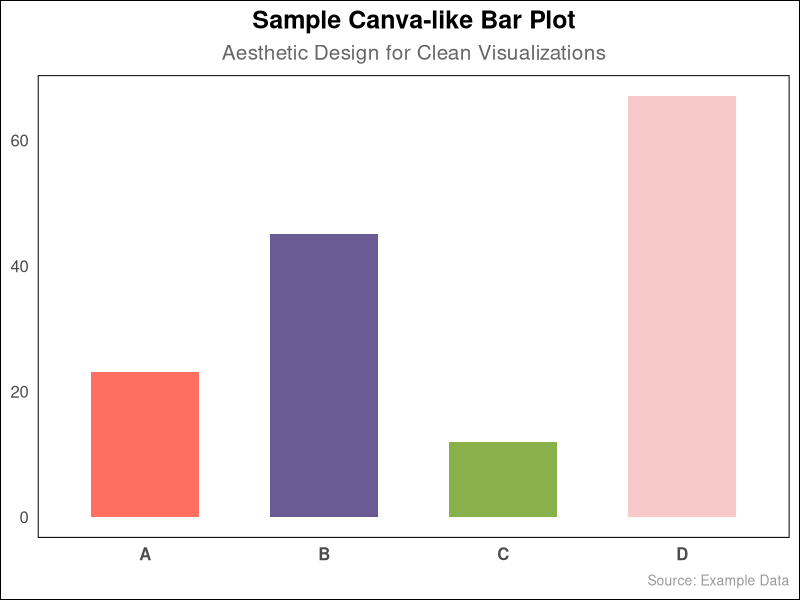
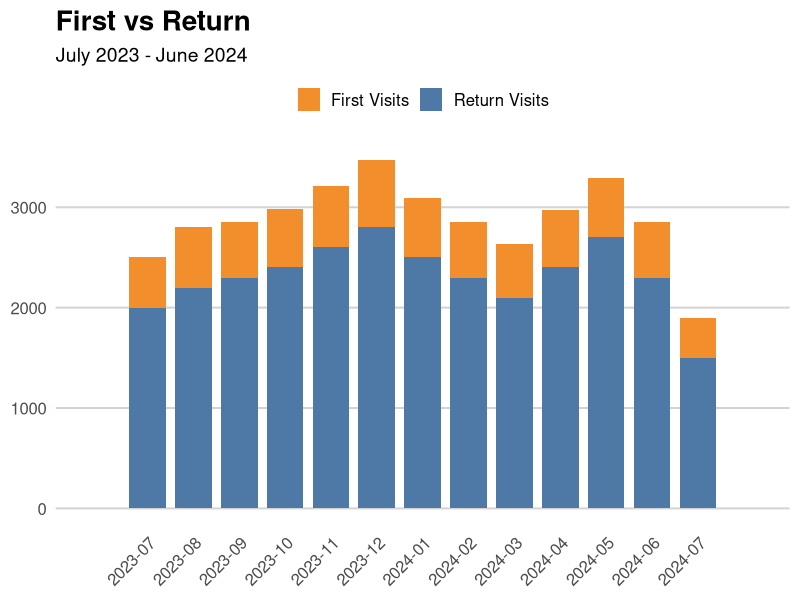

Recreate these plots in R, in order.
# Load necessary libraries
library(ggplot2)
library(tidyverse)

# Example dataset
data <- data.frame(
  Category = c('A', 'B', 'C', 'D'),
  Values = c(23, 45, 12, 67)
)

# Create a plot
ggplot(data, aes(x = Category, y = Values, fill = Category)) +
  geom_bar(stat = "identity", width = 0.6, show.legend = FALSE) +
  labs(
    title = "Sample Canva-like Bar Plot",
    subtitle = "Aesthetic Design for Clean Visualizations",
    caption = "Source: Example Data"
  ) +
  theme_minimal(base_size = 15) +  # Use a minimal theme for the clean look
  theme(
    plot.title = element_text(face = "bold", size = 18, hjust = 0.5), # Centered title
    plot.subtitle = element_text(hjust = 0.5, color = "gray40"),       # Centered subtitle
    plot.caption = element_text(color = "gray60", size = 10),
    axis.title = element_blank(),     # Remove axis titles for simplicity
    axis.text = element_text(size = 12),
    axis.text.x = element_text(face = "bold"),
    panel.grid.major = element_blank(),   # Remove major gridlines
    panel.grid.minor = element_blank(),   # Remove minor gridlines
    panel.background = element_rect(fill = "white"),
    plot.background = element_rect(fill = "white"),
    legend.position = "none"             # No legend for simplicity
  ) +
  scale_fill_manual(values = c("#FF6F61", "#6B5B95", "#88B04B", "#F7CAC9"))  # Muted Canva-like color palette


# Example dataset (replace with your actual data)
data <- data.frame(
  Month = c("2023-07", "2023-08", "2023-09", "2023-10", "2023-11", "2023-12",
            "2024-01", "2024-02", "2024-03", "2024-04", "2024-05", "2024-06", "2024-07"),
  First_Visits = c(500, 600, 550, 580, 610, 670, 590, 550, 530, 570, 590, 550, 400),
  Return_Visits = c(2000, 2200, 2300, 2400, 2600, 2800, 2500, 2300, 2100, 2400, 2700, 2300, 1500)
)

# Reshape data for stacked bar plot
data_long <- data %>%
  pivot_longer(cols = c(First_Visits, Return_Visits),
               names_to = "Visit_Type", values_to = "Count")

# Create the plot
ggplot(data_long, aes(x = Month, y = Count, fill = Visit_Type)) +
  # Reduce the gap between bars and increase bar width
  geom_bar(stat = "identity", position = "stack", width = 0.8) +  # Adjusted width

  # Adding a rounded top effect using geom_bar and geom_rect
  geom_rect(aes(xmin = as.numeric(as.factor(Month)) - 2,
                xmax = as.numeric(as.factor(Month)) + 2,
                ymin = ifelse(Visit_Type == "First_Visits", 0, Count),
                ymax = Count),
            fill = NA, color = NA) +

  labs(
    title = "First vs Return",
    subtitle = "July 2023 - June 2024",
    x = NULL,  # Remove x-axis label for cleanliness
    y = NULL   # Remove y-axis label for cleanliness
  ) +

  # Scale for custom colors
  scale_fill_manual(
    values = c("First_Visits" = "#F28E2B", "Return_Visits" = "#4E79A7"),
    name = NULL,  # Remove legend title
    labels = c("First Visits", "Return Visits")
  ) +

  # Custom theme and style for the plot
  theme_minimal(base_size = 15) +  # Minimalist theme
  theme(
    plot.title = element_text(face = "bold", size = 20, hjust = 0),  # Title styling
    plot.subtitle = element_text(size = 14, hjust = 0),              # Subtitle styling
    axis.text.x = element_text(angle = 45, hjust = 1, vjust = 1),    # Rotate x-axis labels
    axis.text.y = element_text(size = 12),                           # Customize y-axis labels
    panel.grid.major.x = element_blank(),  # Remove vertical gridlines
    panel.grid.minor = element_blank(),    # Remove minor gridlines
    panel.grid.major.y = element_line(color = "lightgrey"),  # Keep horizontal grid lines light grey
    plot.background = element_rect(fill = "transparent", color = NA),    # Set transparent background
    panel.background = element_rect(fill = "transparent", color = NA),   # Set panel background to transparent
    legend.position = "top"  # Position legend at the top
  )
